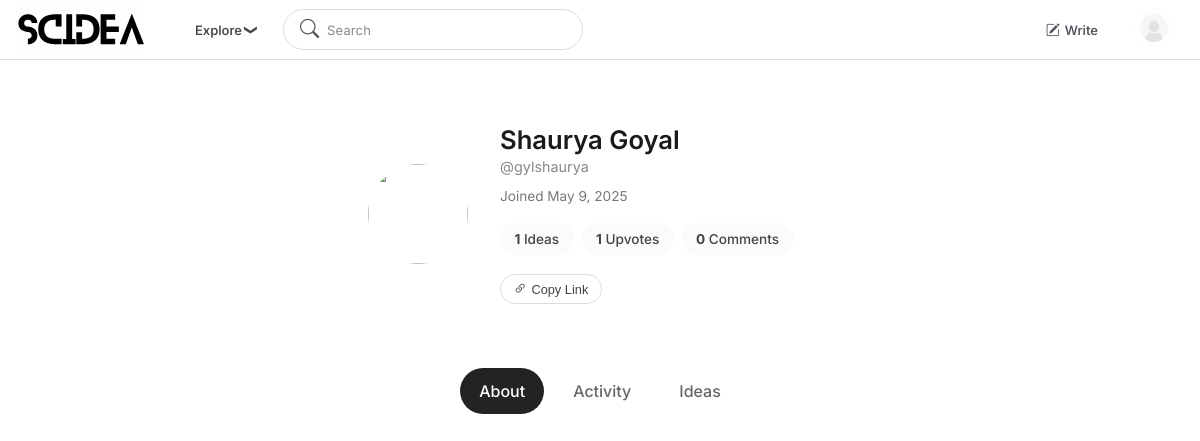
Page /ideas/profile/gylshaurya/ (signed in) on the committed database.
### users/models.py (models this page shows, shortened)
class CustomUser(AbstractUser):
    name = models.CharField(max_length=255, blank=True, null=True)
    email = models.EmailField(unique=True)
    username = models.CharField(max_length=30, unique=True, blank=True, null=True)
    profile_picture = cloudinary.models.CloudinaryField('image', blank=True, null=True)
    date_joined = models.DateTimeField(auto_now_add=True)  # Already in AbstractUser
    bio = models.TextField(blank=True, null=True)
    interest_tags = models.ManyToManyField("ideas.Tag", blank=True)
    twitter = models.URLField(blank=True, null=True)
    instagram = models.URLField(blank=True, null=True)
    linkedin = models.URLField(blank=True, null=True)
    objects = CustomUserManager()
    USERNAME_FIELD = "email"
    REQUIRED_FIELDS = []
    def get_profile_picture(self):
        if self.profile_picture:
            return self.profile_picture.url  # ✅ Cloudinary image
        if hasattr(self, 'socialaccount_set') and self.socialaccount_set.exists():
            return self.socialaccount_set.first().extra_data.get("picture")  # ✅ Google image
        return "/static/default-avatar.svg"  # ✅ Default avatar

### ideas/views.py (the view)
# urls.py: path('profile/<str:username>/', views.profile_view, name='profile_tab'),
def profile_view(request, username, tab="about"):
    user_profile = get_object_or_404(CustomUser, username=username)
    user_posts = Post.objects.filter(author=user_profile, status='published')
    is_owner = request.user == user_profile
    total_ideas = user_posts.count()
    total_upvotes = Upvote.objects.filter(post__in=user_posts).count()
    total_comments = Comment.objects.filter(post__in=user_posts).count()
    context = {
        'user_profile': user_profile,
        'is_owner': is_owner,
        'active_tab': tab,
        'total_ideas': total_ideas,
        'total_upvotes': total_upvotes,
        'total_comments': total_comments,
    }
    if tab == "about":
        template = "profile/about_tab.html"
    elif tab == "activity":
        comments = Comment.objects.filter(user=user_profile)
        upvotes = Upvote.objects.filter(user=user_profile)
        posts = Post.objects.filter(author=user_profile, status='published')
        context.update({'comments': comments, 'upvotes': upvotes, 'posts': posts})
        template = "profile/activity_tab.html"
    elif tab == "ideas":
        posts = Post.objects.filter(author=user_profile, status='published')
        context.update({'posts': posts})
        template = "profile/ideas_tab.html"
    elif tab == "bookmarks" and is_owner:
        bookmarks = ...  # Fetch bookmarked posts
        context.update({'bookmarks': bookmarks})
        template = "profile/bookmarks_tab.html"
    elif tab == "drafts" and is_owner:
        drafts = Post.objects.filter(author=user_profile, status='draft')
        context.update({'drafts': drafts})
        template = "profile/drafts_tab.html"
    else:
        template = "profile/about_tab.html"
    return render(request, "profile/profile.html", {**context, 'tab_template': template})

### templates/profile/profile.html (shortened to what this page needs)
{% extends 'base.html' %}
{% load static %}
{% block head %}
{% load static %}
<link rel="stylesheet" href="{% static 'base.css' %}">
<link rel="stylesheet" href="{% static 'profile.css' %}">
{% endblock %}
{% block content %}
<div class="profile-main">
    <div class="profile-header">
        <img src="{{ user_profile.get_profile_picture }}" class="profile-picture" alt="">
        <div class="profile-text">
            <h2>{{ user_profile.name}}</h2>
            <h4>@{{ user_profile.username}}</h4>
            <p class="profile-joined">Joined {{ user_profile.date_joined|date:"F j, Y" }}</p>
            <div class="profile-stats">
                <span><strong>{{ total_ideas }}</strong> Ideas</span>
                <span><strong>{{ total_upvotes }}</strong> Upvotes</span>
                <span><strong>{{ total_comments }}</strong> Comments</span>
            </div>
            {% if is_owner %}
            <a href="{% url 'edit_profile' %}" class="edit-btn">Edit Profile</a>
            {% else %}
            <div class="profile-actions">
                <button class="icon-btn" onclick="copyProfileLink(this, '{{ request.build_absolute_uri }}')">
  <i class="bi bi-link-45deg"></i> <span class="copy-text">Copy Link</span>
</button>
            </div>
            {% endif %}
        </div>
    </div>
    <div class="profile-tabs">
        <a href="{% url 'profile_tab_specific' username=user_profile.username tab='about' %}" class="{% if active_tab == 'about' %}active{% endif %}">About</a>
        <a href="{% url 'profile_tab_specific' username=user_profile.username tab='activity' %}" class="{% if active_tab == 'activity' %}active{% endif %}">Activity</a>
        <a href="{% url 'profile_tab_specific' username=user_profile.username tab='ideas' %}" class="{% if active_tab == 'ideas' %}active{% endif %}">Ideas</a>
    </div>
</div>
{% endblock %}

### static/base.css (style rules this page uses)
* { margin: 0; padding: 0; box-sizing: border-box; }
html, body { height: 100%; display: flex; z-index: 1; flex-direction: column; }

### static/profile.css (style rules this page uses)
.profile-main { display:flex; flex-direction:column; margin: 4rem auto; padding: 0 2rem; font-family: 'Inter', sans-serif; align-items: center; justify-content: center; color: #121212; }
.profile-header { display: flex; font-family: 'Inter', sans-serif; flex-direction: row; align-items: center; margin-left: auto; gap: 2rem; padding-bottom: 2rem; width: 100%; max-width: 800px; }
.profile-picture { width: 100px; height: 100px; border-radius: 50%; object-fit: cover; }
.profile-text { display: flex; flex-direction: column; align-items: flex-start; text-align: left; flex: 1; gap: 0.2rem; }
.profile-header h2 { font-size: 1.6rem; font-weight: 600; margin: 0; color: #1a1a1a; }
.profile-header h4 { font-size: 0.9rem; font-weight: 400; color: #888; margin: 0 0 0.4rem; }
.profile-joined { font-size: 0.85rem; color: #777; margin: 0.2rem 0 1rem; }
.profile-stats { display: flex; gap: 0.5rem; font-size: 0.85rem; color: #444; font-weight: 500; margin-bottom: 1rem; }
.profile-stats span { padding: 0.5rem 0.9rem; background-color: #fbfbfb; border-radius: 20px; }
.profile-actions { display: flex; gap: 0.6rem; }
.icon-btn { display: flex; align-items: center; gap: 0.3rem; font-size: 0.8rem; padding: 0.4rem 0.8rem; border-radius: 20px; border: 1px solid #ddd; background-color: #fff; cursor: pointer; color: #444; }
.profile-tabs { display: flex; justify-content: center; gap: 0.6rem; margin: 2rem 0 1rem; flex-wrap: wrap; }
.profile-tabs a { font-family: 'Inter', sans-serif; padding: 0.8rem 1.2rem; font-weight: 500; text-decoration: none; border-radius: 50px; color: #666; transition: all 0.2s ease; }
.profile-tabs a.active { color: white; background-color: #232323; }

### rows in the picture
CustomUser: name "Shaurya Goyal", username "gylshaurya", date_joined "May 9, 2025"

### other values in the picture
{{ total_ideas }} "1"
{{ total_upvotes }} "1"
{{ total_comments }} "0"
